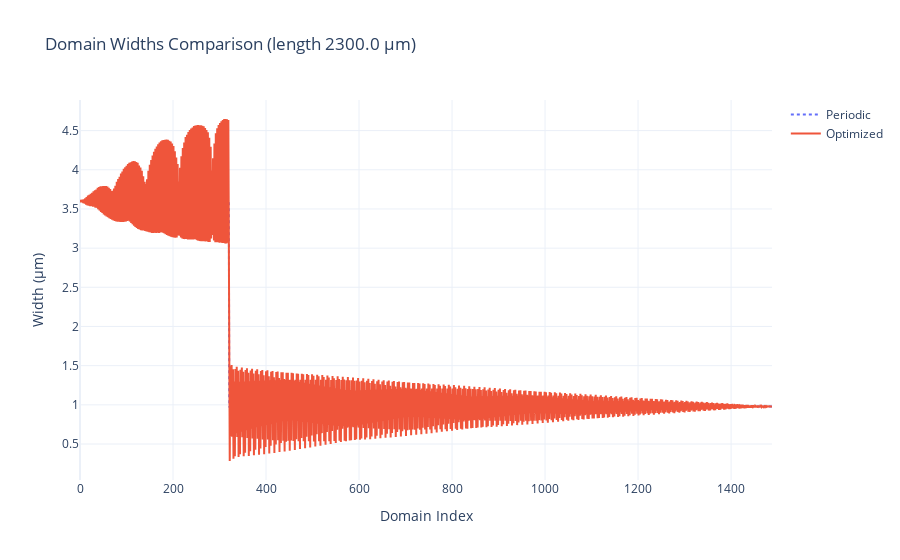

Notebook cell for this chart:
### Code cell
def plot_domain_widths(optimized_widths: jax.Array, periodic_widths: jax.Array) -> None:
    """Plots the domain widths before and after optimization."""
    fig = go.Figure()
    fig.add_trace(go.Scatter(y=periodic_widths, mode="lines", name="Periodic", line={"dash": "dot"}))
    fig.add_trace(go.Scatter(y=optimized_widths, mode="lines", name="Optimized"))
    fig.update_layout(
        title_text=f"Domain Widths Comparison (length {jnp.sum(optimized_widths):.1f} µm)",
        xaxis_title="Domain Index",
        yaxis_title="Width (μm)",
        template="plotly_white",
    )
    fig.show()


plot_domain_widths(widths, widths_thg)

### Figure 1 — Plotly figure (JSON) as saved in the notebook; plotly's stock layout.template omitted (floating-point values rounded to 4 significant figures; data arrays with more than 128 entries replaced by an {"elided": "..."} marker saying what was removed)
{"data": [{"line": {"dash": "dot"}, "mode": "lines", "name": "Periodic", "type": "scatter", "y": {"elided": "1489 float values"}}, {"mode": "lines", "name": "Optimized", "type": "scatter", "y": {"elided": "1489 float values"}}], "layout": {"title": {"text": "Domain Widths Comparison (length 2300.0 µm)"}, "xaxis": {"title": {"text": "Domain Index"}}, "yaxis": {"title": {"text": "Width (μm)"}}}}
